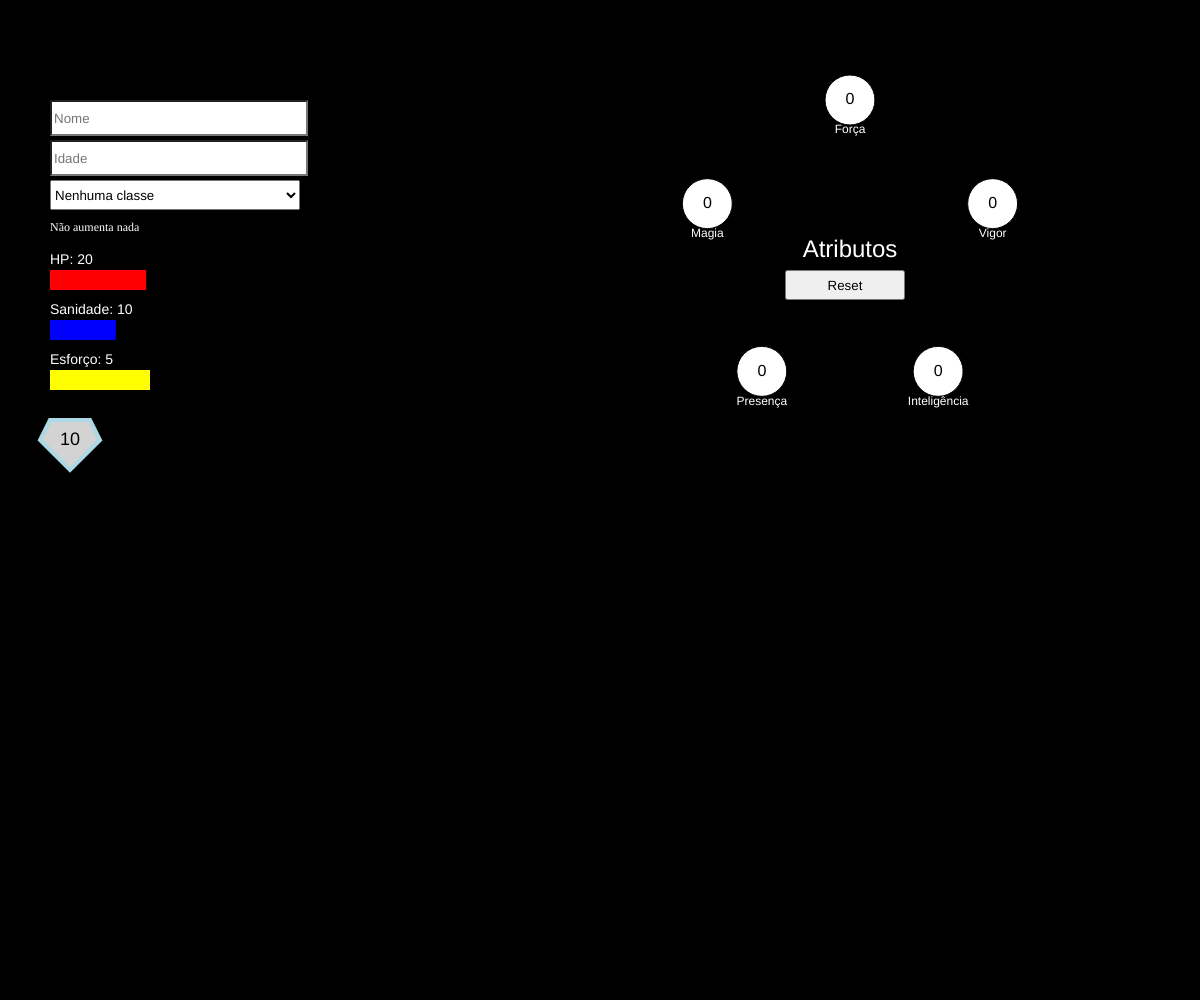
Frame 1 (no input)
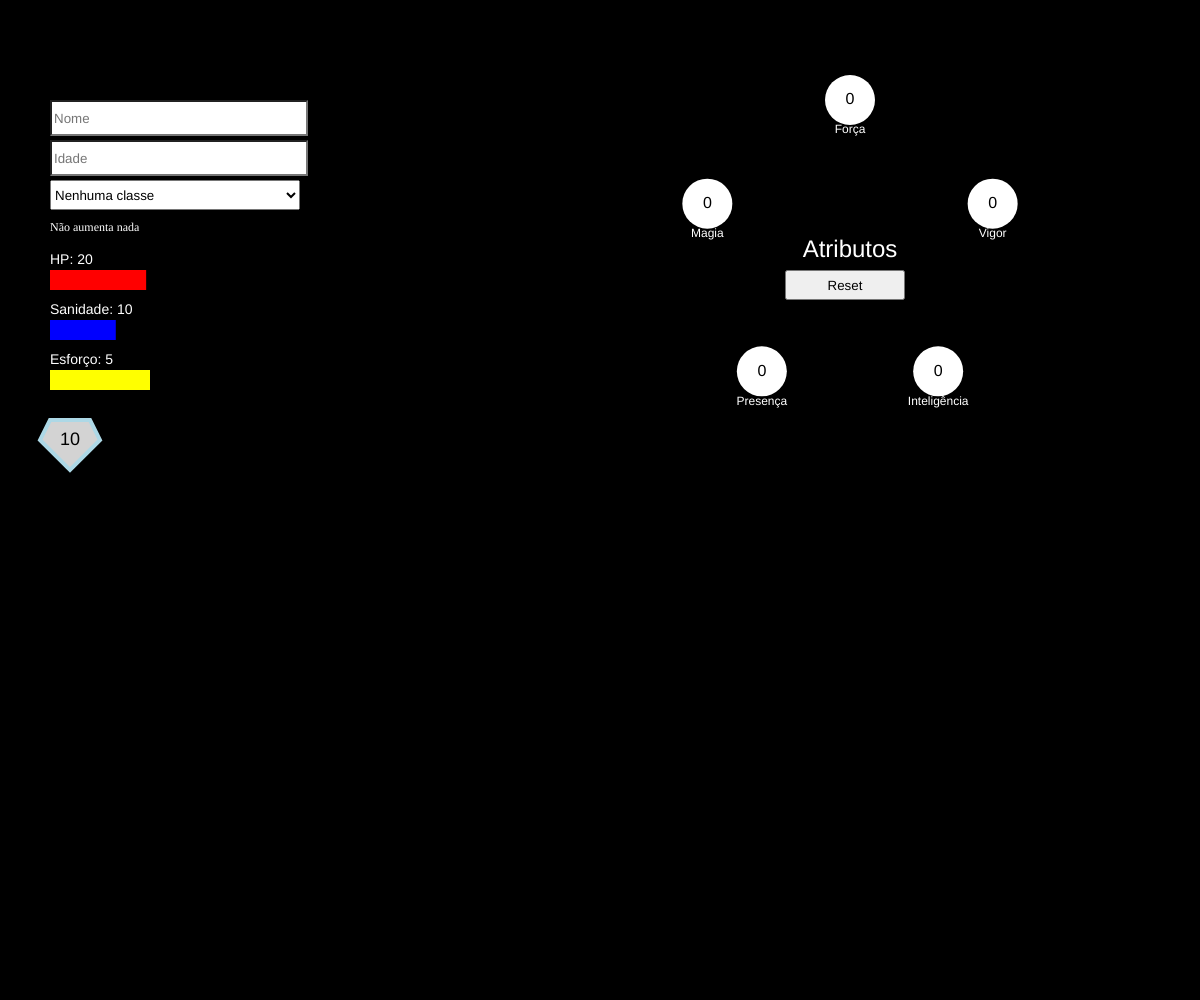
Frame 60 (no input)
Frame 120 (the mouse pressed at the canvas centre since frame 60): identical to frame 60, image omitted

The p5.js sketch that drew these frames (run headless with seeded random() and noise() and a simulated clock; from frame 60 on, the mouse is pressed at the canvas centre):

// p5.js sketch
// ── sketch.js
let inputs = [];
let atributos = ["Força", "Vigor", "Inteligência", "Presença", "Magia"];
let pontosDistribuir = 11;
let pontos = [0, 0, 0, 0, 0]; // Valores iniciais dos atributos
let circulos = []; // Armazena posições dos círculos
let resetButton; // Botão de reset
let classeSelect; // Caixa de seleção para a classe
let classeDescricao; // Texto para a descrição da classe

// Variáveis para HP, Sanidade e Esforço
let hp = 20;
let sanidade = 10;
let esforco = 5;

function setup() {
  createCanvas(windowWidth, windowHeight);
  background(0);
  
  // Caixa de entrada para Nome, Idade e Classe
  criarCamposDeEntrada();
  
  // Definindo posições dos círculos em forma de pentágono
  let centroX = width / 2 + 250;  // Movido para o lado direito
  let centroY = 250;  // Movido para mais para cima, alinhado ao topo da caixa de "Nome"
  let raio = 150;
  
  circulos = []; // Resetando posições
  for (let i = 0; i < atributos.length; i++) {
    let angle = TWO_PI / 5 * i - PI / 2;
    let x = centroX + raio * cos(angle);
    let y = centroY + raio * sin(angle);
    circulos.push({ x: x, y: y, r: 25 });
  }
  
  // Criando a caixa de seleção para a classe
  classeSelect = createSelect();
  classeSelect.position(50, 180); // Agora está abaixo da idade
  classeSelect.size(250, 30);
  classeSelect.option('Nenhuma classe');
  classeSelect.option('Sábio');
  classeSelect.option('Velocista');
  classeSelect.option('Fisiculturista');
  classeSelect.option('Tagarela');
  classeSelect.option('Especialista');
  classeSelect.changed(atualizarDescricaoClasse);
  
  // Criando a área para a descrição da classe
  classeDescricao = createDiv('Não aumenta nada');
  classeDescricao.position(50, 220); // Ajustando a posição da descrição
  classeDescricao.style('color', '#fff');
  classeDescricao.style('font-size', '12px');

  // Botão de reset
  resetButton = createButton('Reset');
  resetButton.position(centroX - 65, centroY + 20);  // Abaixo de "Atributos" e alinhado
  resetButton.size(120, 30);
  resetButton.mousePressed(resetAtributos);
}

function criarCamposDeEntrada() {
  // Caixa de entrada para Nome e Idade
  let campos = ["Nome", "Idade"];
  for (let i = 0; i < campos.length; i++) {
    let input = createInput("");
    input.position(50, 100 + i * 40); // Ajustando para o lado esquerdo
    input.size(250, 30);
    input.style("background", "#fff");
    input.style("color", "#000");
    input.attribute("placeholder", campos[i]);
    
    // Se for o campo de idade, permite apenas números
    if (campos[i] === "Idade") {
      input.attribute("type", "number");
      input.input(verificarIdade);
    }
    
    inputs.push(input);
  }
}

function verificarIdade() {
  let idade = this.value();
  if (isNaN(idade) || idade < 0) {
    this.value('');
  }
}

function draw() {
  background(0);
  
  // Desenhando os círculos dos atributos
  for (let i = 0; i < atributos.length; i++) {
    fill(255);
    ellipse(circulos[i].x, circulos[i].y, 50, 50);
    
    fill(0);
    textSize(16);
    textAlign(CENTER, CENTER);
    text(pontos[i], circulos[i].x, circulos[i].y);

    fill(255);
    textSize(12);
    textAlign(CENTER, CENTER);
    text(atributos[i], circulos[i].x, circulos[i].y + 30);
  }
  
  fill(255);
  textSize(24);
  textAlign(CENTER, CENTER);
  text("Atributos", width / 2 + 250, 250);  // Ajustando para mais para cima
  
  // Exibindo as barras com valores atualizados
  hp = calcularHP();
  sanidade = calcularSanidade();
  esforco = calcularEsforco();
  
  // Desenhando as barras coloridas
  desenharBarra("HP", hp, 50, 270, color(255, 0, 0), 10, 36);
  desenharBarra("Sanidade", sanidade, 50, 320, color(0, 0, 255), 5, 24);
  desenharBarra("Esforço", esforco, 50, 370, color(255, 255, 0), 3, 8);
  
  // Desenhando o botão de reset
  resetButton.show();
}

function desenharBarra(nome, valor, x, y, cor, min, max) {
  // Desenhando o título da barra
  fill(255);
  textSize(14);
  textAlign(LEFT, CENTER);
  text(nome + ": " + valor, x, y - 10);

  // Desenhando a barra de progresso
  fill(cor);
  noStroke();
  rect(x, y, map(valor, min, max, 0, 250), 20);
}

function calcularHP() {
  let hpBase = 20;
  
  // Base de HP da classe
  switch (classeSelect.value()) {
    case 'Sábio': hpBase -= 2; break;
    case 'Velocista': hpBase += 5; break;
    case 'Fisiculturista': hpBase += 7; break;
    case 'Tagarela': hpBase += 3; break;
    case 'Especialista': hpBase -= 3; break;
  }
  
  // Influência dos atributos
  hpBase += pontos[0] * 2; // Força
  hpBase += pontos[1] * 1; // Vigor
  
  return constrain(hpBase, 10, 36);
}

function calcularSanidade() {
  let sanidadeBase = 10;
  
  // Base de sanidade da classe
  switch (classeSelect.value()) {
    case 'Sábio': sanidadeBase += 5; break;
    case 'Velocista': sanidadeBase -= 1; break;
    case 'Fisiculturista': sanidadeBase -= 2; break;
    case 'Tagarela': sanidadeBase += 2; break;
    case 'Especialista': sanidadeBase += 3; break;
  }
  
  // Influência dos atributos
  sanidadeBase += pontos[2] * 2; // Inteligência
  sanidadeBase += pontos[3] * 1; // Presença
  
  return constrain(sanidadeBase, 5, 24);
}

function calcularEsforco() {
  let esforcoBase = 5;
  
  // Base de esforço da classe
  switch (classeSelect.value()) {
    case 'Sábio': esforcoBase += 1; break;
    case 'Velocista': esforcoBase += 1; break;
    case 'Fisiculturista': esforcoBase += 1; break;
    case 'Tagarela': esforcoBase += 1; break;
    case 'Especialista': esforcoBase += 2; break;
  }
  
  // Influência dos atributos
  if (pontos[4] >= 2) { // Magia
    esforcoBase += 1;
  }
  
  return constrain(esforcoBase, 3, 8);
}

function mousePressed() {
  for (let i = 0; i < circulos.length; i++) {
    let d = dist(mouseX, mouseY, circulos[i].x, circulos[i].y);
    
    if (d < circulos[i].r) {
      let proximoValor = (pontos[i] + 1) % 4;
      let diferenca = proximoValor - pontos[i];

      if (pontosDistribuir - diferenca >= 0) {
        pontosDistribuir -= diferenca;
        pontos[i] = proximoValor;
      }
    }
  }
}

function resetAtributos() {
  pontosDistribuir = 11;
  pontos = [0, 0, 0, 0, 0];
  hp = 20;
  sanidade = 10;
  esforco = 5;
}

function draw() {
    background(0);
    
    // Desenhando os círculos dos atributos
    for (let i = 0; i < atributos.length; i++) {
      fill(255);
      ellipse(circulos[i].x, circulos[i].y, 50, 50);
      
      fill(0);
      textSize(16);
      textAlign(CENTER, CENTER);
      text(pontos[i], circulos[i].x, circulos[i].y);
  
      fill(255);
      textSize(12);
      textAlign(CENTER, CENTER);
      text(atributos[i], circulos[i].x, circulos[i].y + 30);
    }
    
    fill(255);
    textSize(24);
    textAlign(CENTER, CENTER);
    text("Atributos", width / 2 + 250, 250);  // Ajustando para mais para cima
    
    // Exibindo as barras com valores atualizados
    hp = calcularHP();
    sanidade = calcularSanidade();
    esforco = calcularEsforco();
    
    // Desenhando as barras coloridas
    desenharBarra("HP", hp, 50, 270, color(255, 0, 0), 10, 36);
    desenharBarra("Sanidade", sanidade, 50, 320, color(0, 0, 255), 5, 24);
    desenharBarra("Esforço", esforco, 50, 370, color(255, 255, 0), 3, 8);
    
    // Desenhando o escudo da defesa
    let defesa = calcularDefesa();
    desenharEscudo(50, 420, defesa);
    
    // Desenhando o botão de reset
    resetButton.show();
  }
  
  function desenharEscudo(x, y, defesa) {
    // Desenhando o escudo com borda azul clara e fundo cinza claro
    fill('#D3D3D3'); // Cor de preenchimento do escudo (cinza claro)
    stroke('#ADD8E6'); // Cor da borda (azul claro)
    strokeWeight(4); // Espessura da borda
    beginShape();
    vertex(x, y);
    vertex(x + 40, y);
    vertex(x + 50, y + 20);
    vertex(x + 20, y + 50);
    vertex(x - 10, y + 20);
    endShape(CLOSE);
  
    // Desenhando o número de defesa dentro do escudo
    fill(0); // Cor do texto (preto)
    noStroke();
    textSize(18);
    textAlign(CENTER, CENTER);
    text(defesa, x + 20, y + 20);
  }
  
  
  function calcularDefesa() {
    let defesaBase = 10;
  
    // Modificadores de classe
    switch (classeSelect.value()) {
      case 'Fisiculturista': defesaBase += 2; break;
      case 'Velocista': defesaBase += 1; break;
      case 'Tagarela': defesaBase -= 1; break;
      case 'Sábio': defesaBase -= 2; break;
    }
  
    // Vigor adiciona +1 por ponto investido
    defesaBase += pontos[1];
  
    return max(defesaBase, 0); // Defesa não pode ser menor que 0
  }
  

function atualizarDescricaoClasse() {
  let escolha = classeSelect.value();
  let descricao = '';
  
  switch (escolha) {
    case 'Sábio':
      descricao = 'Aumenta intelecto e sanidade.';
      break;
    case 'Velocista':
      descricao = 'Aumenta velocidade e stamina.';
      break;
    case 'Fisiculturista':
      descricao = 'Aumenta força e resistência.';
      break;
    case 'Tagarela':
      descricao = 'Aumenta presença e persuasão.';
      break;
    case 'Especialista':
      descricao = 'Aumenta magia e maestria.';
      break;
    case 'Nenhuma classe':
      descricao = 'Não aumenta nada.';
      break;
    default:
      descricao = '';
  }
  
  classeDescricao.html(descricao);
}
